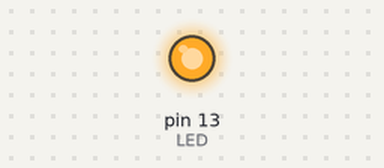
The sketch below on a simulated Arduino Uno, built with avr-gcc and run on an emulated ATmega328P. On the bench: output pins drawn as LEDs (lit = HIGH).

Above: at 0.38 s.
At 21.5 s:
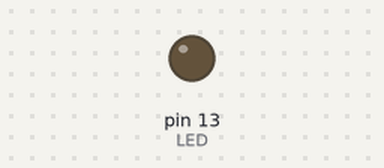
Timing chart, 0 to 40.0 s (numbered marks = the images above):
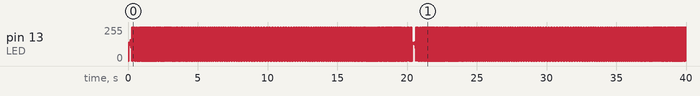

The sketch:

my_code.ino
```cpp
#define LED 13
bool speedingUp;
int delayDuration;

void setup()
{
  pinMode(LED, OUTPUT);
  speedingUp = true;
  delayDuration = 1;
}

void loop()
{
  updateDelayDuration();
  blinkOn(delayDuration);
  blinkOff(delayDuration);
  updateDirection();
}

void updateDelayDuration()
{
  if (speedingUp)
  {
    delayDuration++;
  }
  else
  {
    delayDuration--;
  }
}

void updateDirection()
{
  if (delayDuration > 100 || delayDuration < 1)
  {
    speedingUp = !speedingUp;
  }
}

void blinkOn(int duration)
{
  digitalWrite(LED, HIGH);
  delay(duration);
}

void blinkOff(int duration)
{
  digitalWrite(LED, LOW);
  delay(duration);
}
```
